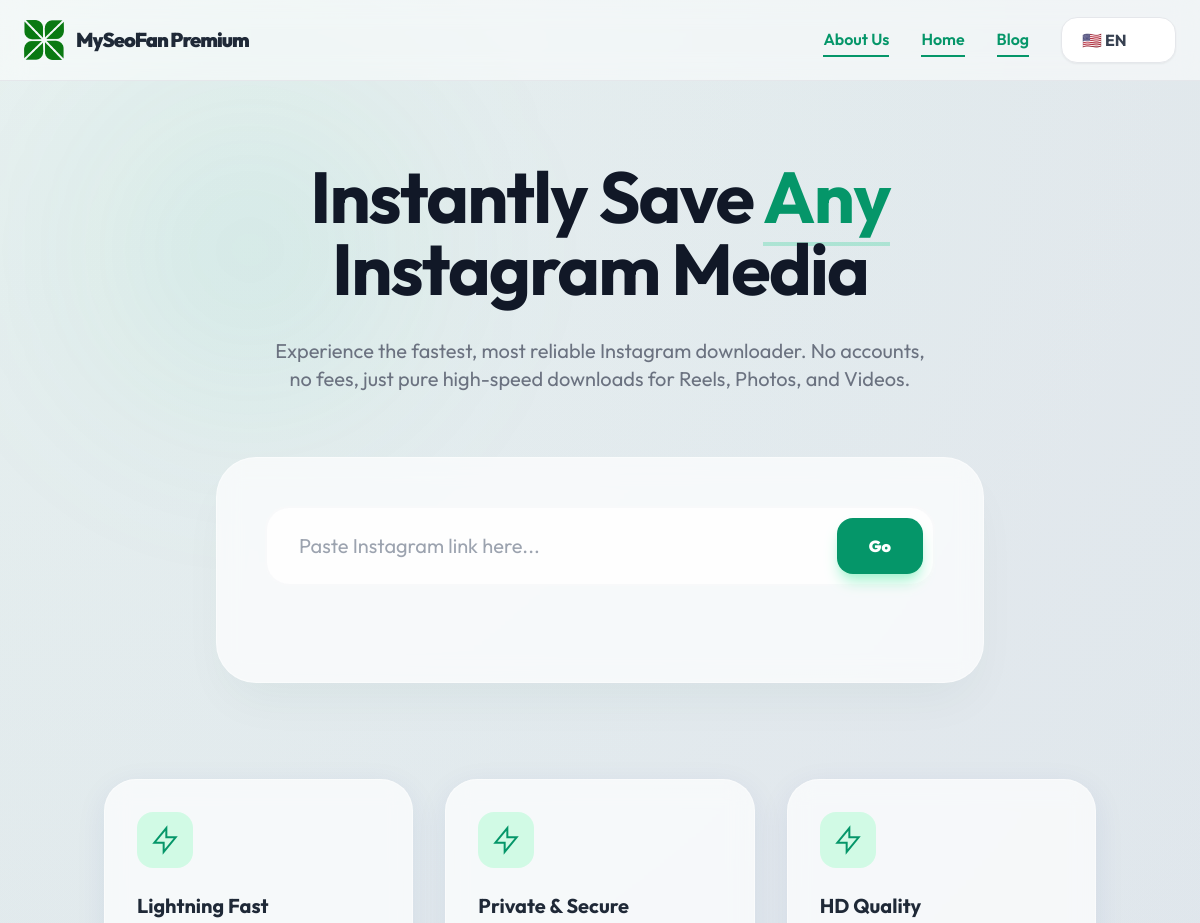
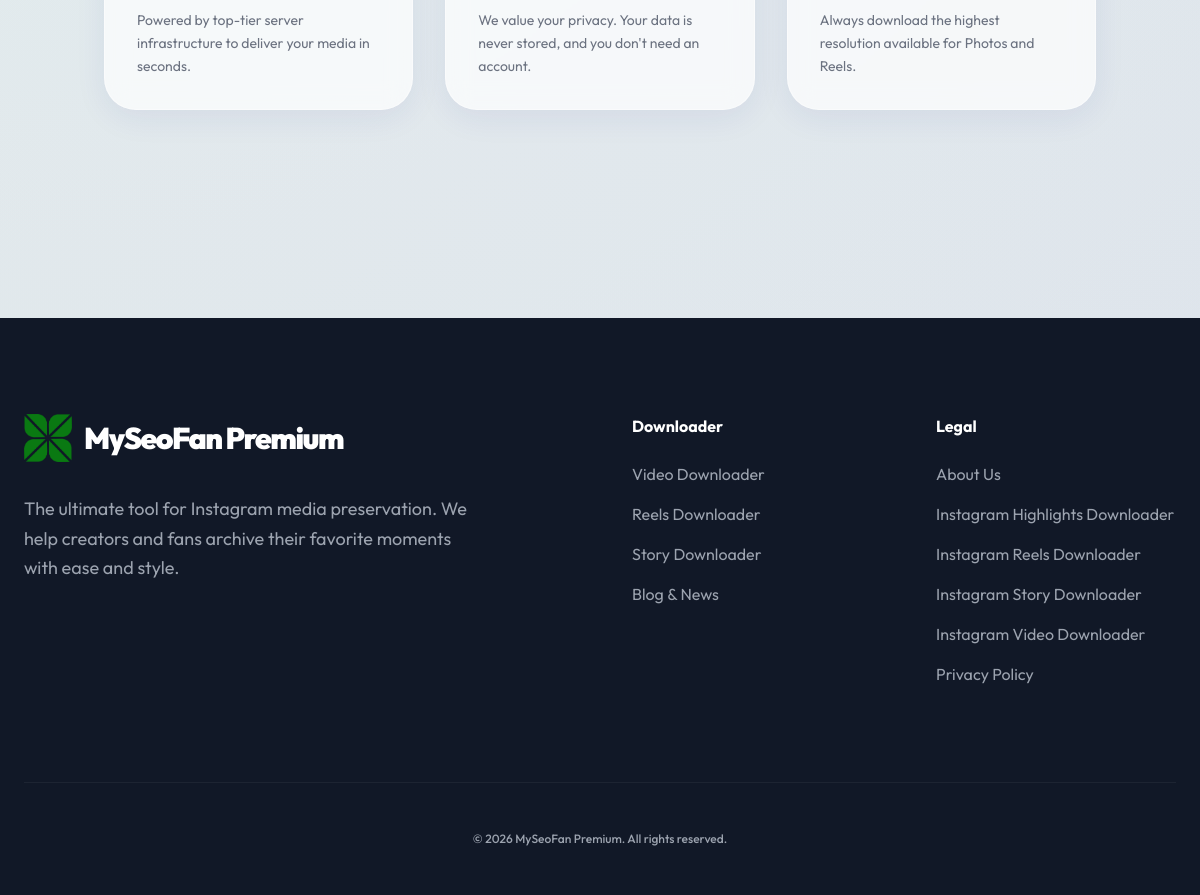
The page / on the database its author committed (2 pictures, top to bottom).
### tables this page shows
CREATE TABLE site_settings (id INTEGER PRIMARY KEY AUTOINCREMENT, site_name TEXT, logo_path TEXT, favicon_path TEXT, header_code TEXT, footer_code TEXT);

CREATE TABLE menu_items (
        id INTEGER PRIMARY KEY AUTOINCREMENT,
        menu_location TEXT CHECK(menu_location IN ('header', 'footer')) NOT NULL,
        lang_code TEXT NOT NULL DEFAULT 'en',
        type TEXT CHECK(type IN ('page', 'custom_link', 'label')) NOT NULL DEFAULT 'page',
        label TEXT,
        url TEXT,
        related_id INTEGER,
        parent_id INTEGER DEFAULT 0,
        sort_order INTEGER DEFAULT 0,
        FOREIGN KEY (related_id) REFERENCES pages(id) ON DELETE SET NULL
    );

### includes/db.php (called while the page is built, shortened)
<?php
function getMenuTree($pdo, $location, $lang)
{
    $stmt = $pdo->prepare("
        SELECT mi.*, p.slug as page_slug
        FROM menu_items mi
        LEFT JOIN pages p ON mi.related_id = p.id
        WHERE mi.menu_location = ? AND mi.lang_code = 'en'
        ORDER BY mi.sort_order ASC
    ");
    $stmt->execute([$location]);
    $items = $stmt->fetchAll(PDO::FETCH_ASSOC);
    $tree = [];
    $refs = [];
    foreach ($items as &$item) {
        if ($item['type'] === 'page') {
            $item['final_url'] = 'page.php?slug=' . ($item['page_slug'] ?? '');
            $slug = $item['page_slug'] ?? '';
            if (str_starts_with($slug, 'home-') || $slug === 'home') {
                $item['final_url'] = 'index.php?lang=' . $lang;
            } elseif (str_starts_with($slug, 'blog-') || $slug === 'blog') {
                $item['final_url'] = 'blog.php?lang=' . $lang;
            }
        } elseif ($item['type'] === 'custom_link') {
            $item['final_url'] = $item['url'];
        } else {
            $item['final_url'] = '#';
        }
        $item['children'] = [];
        $refs[$item['id']] = &$item;
    }
    foreach ($items as &$item) {
        if ($item['parent_id'] == 0) {
            $tree[] = &$item;
        } else {
            if (isset($refs[$item['parent_id']])) {
                $refs[$item['parent_id']]['children'][] = &$item;
            }
        }
    }
    return $tree;
}
function getSiteSettings($pdo)
{
    try {
        $data = $pdo->query("SELECT * FROM site_settings WHERE id = 1")->fetch();
        return $data ?: [
            'site_name' => 'MySeoFan',
            'logo_path' => '',
            'favicon_path' => '',
            'header_code' => '',
            'footer_code' => ''
        ];
    } catch (\Exception $e) {
        return [
            'site_name' => 'MySeoFan',
            'logo_path' => '',
            'favicon_path' => '',
            'header_code' => '',
            'footer_code' => ''
        ];
    }
}
function getTranslations($pdo, $lang = 'en')
{
    try {
        $stmt = $pdo->prepare("SELECT t_key, t_value FROM translations WHERE lang_code = ?");
        $stmt->execute([$lang]);
        $rows = $stmt->fetchAll();
        $trans = [];
        foreach ($rows as $row) {
            $trans[$row['t_key']] = $row['t_value'];
        }
        return $trans;
    } catch (\Exception $e) {
        return [];
    }
}

### includes/SEO_Helper.php (called while the page is built, shortened)
<?php
class SEO_Helper
{
    public function __construct($pdo, $page = 'home', $lang = 'en')
    {
        $this->settings = getSiteSettings($pdo);
    }
}

### index.php (the view, shortened to what this page needs)
<?php
require_once 'includes/db.php';
require_once 'includes/SEO_Helper.php';
require_once 'includes/Translator.php';
$lang = $_GET['lang'] ?? 'en';
$pageIdentifier = 'home';
$settings = getSiteSettings($pdo);
$translations = getTranslations($pdo, $lang);
$t = array_merge($defaults['en'], $defaults[$lang] ?? [], $translations);
$headerItems = getMenuTree($pdo, 'header', $lang);
$footerItems = getMenuTree($pdo, 'footer', $lang);
$seoHelper = new SEO_Helper($pdo ?? null, $pageIdentifier, $lang);
?>
<!DOCTYPE html>
<html lang="en">
<head>
    <script src="https://cdn.tailwindcss.com"></script>
</head>
<body class="flex flex-col">
    <div class="premium-bg">
        <div class="blob"></div>
    </div>
    <header class="sticky top-0 z-50 backdrop-blur-md bg-white/50 border-b border-gray-200">
        <div class="max-w-7xl mx-auto px-6 h-20 flex items-center justify-between">
            <a href="index.php?lang=<?php echo $lang; ?>" class="flex items-center gap-3 group">
                <div class="flex items-center">
                    <?php if (!empty($settings['logo_path'])): ?>
                        <img src="<?php echo htmlspecialchars($settings['logo_path']); ?>" class="h-10 w-auto"
                            alt="<?php echo htmlspecialchars($settings['site_name']); ?>">
                    <?php endif; ?>
                    <span
                        class="ml-3 text-xl font-black tracking-tighter text-gray-800"><?php echo htmlspecialchars($settings['site_name'] ?: 'MySeoFan'); ?></span>
                </div>
            </a>
            <nav class="hidden md:flex items-center gap-8 font-semibold text-gray-500">
                <?php
                function renderHeaderMenu($items, $pageIdentifier, $currentSlug, $depth = 0) {
                    foreach ($items as $item):
                        $isActive = false;
                        if(strpos($item['final_url'], 'index.php') !== false && $pageIdentifier === 'home') $isActive = true;
                        if(strpos($item['final_url'], $currentSlug ?? '---') !== false) $isActive = true;
                ?>
                    <div class="relative group <?php echo $depth > 0 ? 'ml-0' : ''; ?>">
                        <a href="<?php echo htmlspecialchars($item['final_url']); ?>"
                            class="<?php echo $isActive ? 'text-emerald-600 border-b-2 border-emerald-600' : 'hover:text-emerald-600 transition-colors'; ?> py-1 flex items-center gap-1">
                            <?php echo htmlspecialchars($item['label']); ?>
                        </a>
                    </div>
                <?php endforeach;
                }
                renderHeaderMenu($headerItems, $pageIdentifier, $slug ?? '');
                ?>
                <div class="relative group">
                    <select onchange="location.href = this.value"
                        class="appearance-none bg-white border border-gray-200 text-gray-700 font-bold py-2.5 pl-5 pr-12 rounded-2xl outline-none focus:border-emerald-500 transition-all cursor-pointer shadow-sm">
                        <?php
                        $langs = ['en' => '🇺🇸 EN', 'id' => '🇮🇩 ID', 'es' => '🇪🇸 ES', 'fr' => '🇫🇷 FR', 'de' => '🇩🇪 DE', 'ja' => '🇯🇵 JA'];
                        foreach ($langs as $code => $label):
                            $targetUrl = "index.php?lang=$code";
                            ?>
                            <option value="<?php echo $targetUrl; ?>" <?php echo $lang === $code ? 'selected' : ''; ?>>
                                <?php echo $label; ?>
                            </option>
                        <?php endforeach; ?>
                    </select>
                </div>
            </nav>
        </div>
    </header>
    <main class="container mx-auto px-4 py-12 md:py-20 flex-1">
        <div class="max-w-4xl mx-auto text-center mb-16 fade-in">
            <h2 class="text-4xl md:text-7xl font-bold text-gray-900 mb-8 leading-[1.1] tracking-tight">
                <?php echo $t['heading']; ?>
            </h2>
            <p class="text-lg md:text-xl text-gray-500 max-w-2xl mx-auto leading-relaxed"><?php echo $t['subtitle']; ?>
            </p>
        </div>
        <div class="max-w-3xl mx-auto mb-24">
            <div class="glass-card rounded-[2.5rem] p-6 md:p-12 shadow-2xl shadow-emerald-900/5 fade-in">
                <form id="downloadForm" class="relative group">
                    <input type="text" id="instaUrl" placeholder="Paste Instagram link here..."
                        class="w-full bg-white/80 border-2 border-gray-100/50 rounded-3xl py-6 pl-8 pr-36 focus:outline-none focus:border-emerald-500 transition-all text-xl"
                        required>
                    <div class="absolute right-3 top-3 bottom-3 flex gap-2">
                        <button type="submit"
                            class="px-8 bg-emerald-600 text-white rounded-2xl font-black shadow-lg shadow-emerald-200 hover:bg-emerald-700 transition-all">Go</button>
                    </div>
                </form>
            </div>
        </div>
        <div class="grid md:grid-cols-3 gap-8 mb-32">
            <?php for ($i = 1; $i <= 3; $i++): ?>
                <div class="glass-card p-8 rounded-[2rem] hover:translate-y-[-8px] transition-all">
                    <div
                        class="w-14 h-14 bg-emerald-100 text-emerald-600 rounded-2xl flex items-center justify-center mb-6">
                        <svg class="w-8 h-8" fill="none" stroke="currentColor" viewBox="0 0 24 24">
                            <path stroke-width="1.5" d="M13 10V3L4 14h7v7l9-11h-7z" />
                        </svg>
                    </div>
                    <h4 class="text-xl font-bold mb-3"><?php echo $t['feat' . $i . '_t']; ?></h4>
                    <p class="text-gray-500 leading-relaxed text-sm"><?php echo $t['feat' . $i . '_d']; ?></p>
                </div>
            <?php endfor; ?>
        </div>
    </main>
    <footer class="bg-gray-900 text-white mt-auto pt-24 pb-12">
        <div class="max-w-7xl mx-auto px-6">
            <div class="grid md:grid-cols-4 gap-16 mb-24">
                <div class="col-span-2">
                    <div class="flex items-center gap-3 mb-8">
                        <?php if (!empty($settings['logo_path'])): ?>
                            <img src="<?php echo htmlspecialchars($settings['logo_path']); ?>" class="h-12 w-auto"
                                alt="<?php echo htmlspecialchars($settings['site_name']); ?>">
                        <?php endif; ?>
                        <h4 class="text-3xl font-black text-white tracking-tighter">
                            <?php echo htmlspecialchars($settings['site_name'] ?: 'MySeoFan'); ?>
                        </h4>
                    </div>
                    <p class="text-gray-400 text-lg leading-relaxed max-w-md"><?php echo $t['footer_desc']; ?></p>
                </div>
                <div>
                    <h4 class="text-white font-bold mb-6">Downloader</h4>
                    <ul class="space-y-4 text-gray-400">
                        <li><a href="video.php?lang=<?php echo $lang; ?>" class="hover:text-emerald-400">Video
                                Downloader</a></li>
                        <li><a href="reels.php?lang=<?php echo $lang; ?>" class="hover:text-emerald-400">Reels
                                Downloader</a></li>
                        <li><a href="story.php?lang=<?php echo $lang; ?>" class="hover:text-emerald-400">Story
                                Downloader</a></li>
                        <li><a href="blog.php?lang=<?php echo $lang; ?>" class="hover:text-emerald-400">Blog & News</a>
                        </li>
                    </ul>
                </div>
                <?php foreach ($footerItems as $item): ?>
                    <div>
                        <h4 class="text-white font-bold mb-6">
                            <?php if(!empty($item['children'])): ?>
                                <?php echo htmlspecialchars($item['label']); ?>
                            <?php else: ?>
                                <a href="<?php echo htmlspecialchars($item['final_url']); ?>" class="hover:text-emerald-400"><?php echo htmlspecialchars($item['label']); ?></a>
                            <?php endif; ?>
                        </h4>
                        <?php if(!empty($item['children'])): ?>
                        <ul class="space-y-4 text-gray-400">
                            <?php foreach ($item['children'] as $child): ?>
                                <li><a href="<?php echo htmlspecialchars($child['final_url']); ?>"
                                        class="hover:text-emerald-400"><?php echo htmlspecialchars($child['label']); ?></a></li>
                            <?php endforeach; ?>
                        </ul>
                        <?php endif; ?>
                    </div>
                <?php endforeach; ?>
            </div>
            <div class="border-t border-white/5 pt-12 text-center text-gray-400 font-medium text-xs">
                &copy;
                <?php echo date('Y'); ?>
                <?php echo htmlspecialchars($settings['site_name'] ?: 'MySeoFan'); ?>. All rights reserved.
            </div>
        </div>
    </footer>
</body>
</html>

### index.php (style rules this page uses)
:root { --primary: #10b981; --primary-dark: #059669; --accent: #3b82f6; }
body { font-family: 'Outfit', sans-serif; background: radial-gradient(circle at top left, #f3f4f6, #e5e7eb); min-height: 100vh; color: #1f2937; }
.premium-bg { position: fixed; top: 0; left: 0; width: 100%; height: 100%; z-index: -1; background: linear-gradient(135deg, rgba(16, 185, 129, 0.05) 0%, rgba(59, 130, 246, 0.05) 100%); overflow: hidden; }
.blob { position: absolute; width: 500px; height: 500px; background: radial-gradient(circle, rgba(16, 185, 129, 0.1) 0%, rgba(16, 185, 129, 0) 70%); border-radius: 50%; filter: blur(80px); animation: move 20s infinite alternate; }
.glass-card { background: rgba(255, 255, 255, 0.7); backdrop-filter: blur(12px); border: 1px solid rgba(255, 255, 255, 0.4); box-shadow: 0 8px 32px 0 rgba(31, 38, 135, 0.07); }
.fade-in { animation: fadeIn 0.8s ease-out forwards; }

### rows shown on the page
site_settings: logo_path (picture), site_name "MySeoFan Premium"
menu_items: label "About Us"
menu_items: label "Home"
menu_items: label "Blog"
menu_items: label "Legal"
menu_items: label "About Us"
menu_items: label "Instagram Highlights Downloader"
menu_items: label "Instagram Reels Downloader"
menu_items: label "Instagram Story Downloader"
menu_items: label "Instagram Video Downloader"
menu_items: label "Privacy Policy"

### other values the page prints
$t['heading'] "Instantly Save Any Instagram Media"
$t['subtitle'] "Experience the fastest, most reliable Instagram downloader. No accounts, no fees, just pure high-speed downloads for Reels, Photos, and Videos."
$t['feat' . $i . '_t'] "Lightning Fast"
$t['feat' . $i . '_d'] "Powered by top-tier server infrastructure to deliver your media in seconds."
$t['feat' . $i . '_t'] "Private & Secure"
$t['feat' . $i . '_d'] "We value your privacy. Your data is never stored, and you don't need an account."
$t['feat' . $i . '_t'] "HD Quality"
$t['feat' . $i . '_d'] "Always download the highest resolution available for Photos and Reels."
$t['footer_desc'] "The ultimate tool for Instagram media preservation. We help creators and fans archive their favorite moments with ease and style."
form field value "🇺🇸 EN"
